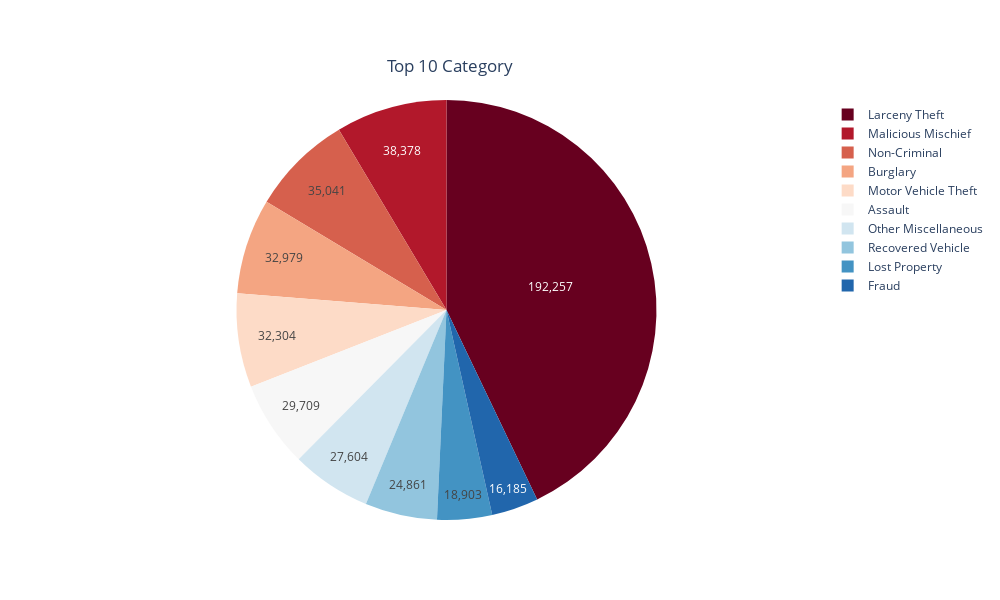

Here is the notebook cell this chart was saved with:
### Code cell
matplotlib.rcParams["figure.figsize"]=(12,10)
fig = px.pie(df_category_10, values='incidents_count', names='category', title='Top 10 Category',color_discrete_sequence=px.colors.sequential.RdBu ,width=1000, height=600)
fig.update_layout(
      title={
        'y':0.9,
        'x':0.45,'xanchor': 'center',
        'yanchor': 'top'})

fig.update_traces(textposition='inside', hoverinfo='label+percent', textinfo='value')
fig.show()

### Figure 1 — Plotly figure (JSON) as saved in the notebook; plotly's stock layout.template omitted (floating-point values rounded to 4 significant figures)
{"data": [{"domain": {"x": [0, 1], "y": [0, 1]}, "hoverinfo": "label+percent", "hovertemplate": "category=%{label}<br>incidents_count=%{value}<extra></extra>", "labels": ["Larceny Theft", "Malicious Mischief", "Non-Criminal", "Burglary", "Motor Vehicle Theft", "Assault", "Other Miscellaneous", "Recovered Vehicle", "Lost Property", "Fraud"], "legendgroup": "", "name": "", "showlegend": true, "textinfo": "value", "textposition": "inside", "type": "pie", "values": [192257, 38378, 35041, 32979, 32304, 29709, 27604, 24861, 18903, 16185]}], "layout": {"height": 600, "legend": {"tracegroupgap": 0}, "piecolorway": ["rgb(103,0,31)", "rgb(178,24,43)", "rgb(214,96,77)", "rgb(244,165,130)", "rgb(253,219,199)", "rgb(247,247,247)", "rgb(209,229,240)", "rgb(146,197,222)", "rgb(67,147,195)", "rgb(33,102,172)", "rgb(5,48,97)"], "title": {"text": "Top 10 Category", "x": 0.45, "xanchor": "center", "y": 0.9, "yanchor": "top"}, "width": 1000}}
